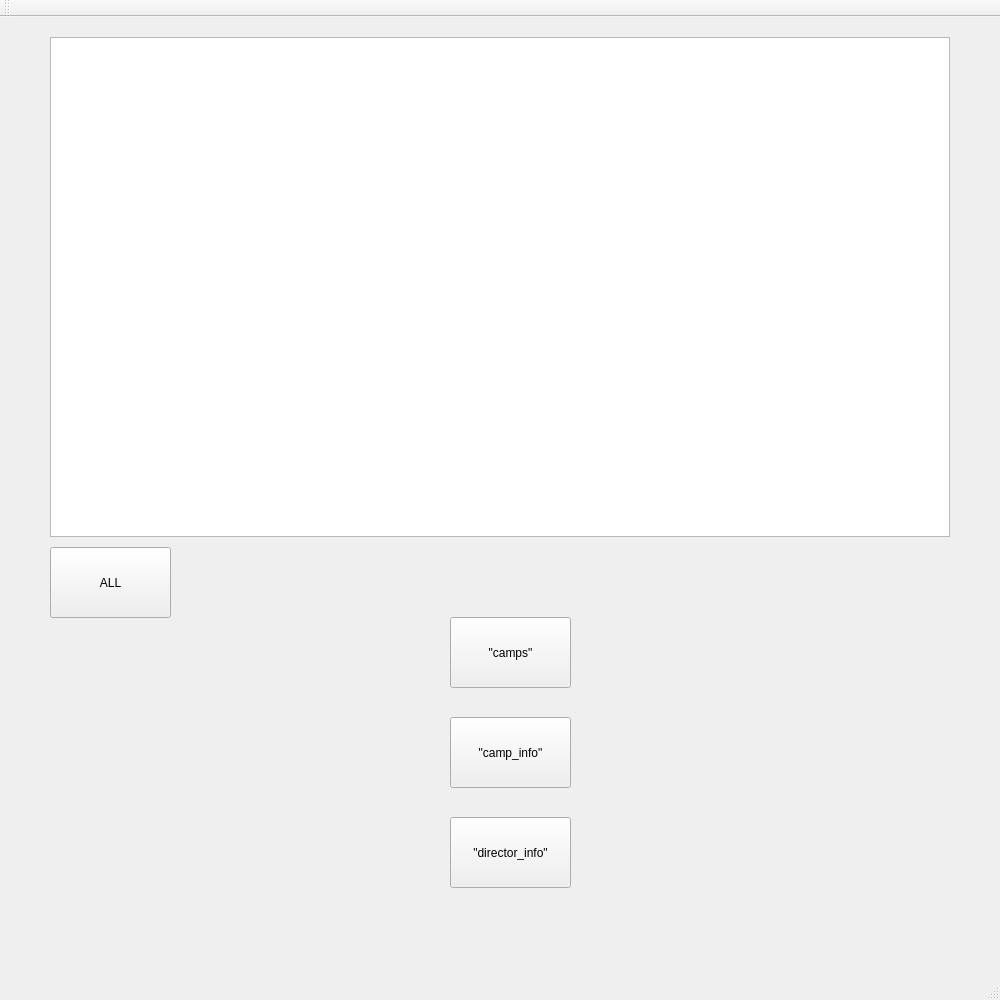
<?xml version="1.0" encoding="UTF-8"?>
<ui version="4.0">
 <class>MainWindow</class>
 <widget class="QMainWindow" name="MainWindow">
  <property name="geometry">
   <rect>
    <x>0</x>
    <y>0</y>
    <width>1000</width>
    <height>1000</height>
   </rect>
  </property>
  <property name="minimumSize">
   <size>
    <width>1000</width>
    <height>1000</height>
   </size>
  </property>
  <property name="maximumSize">
   <size>
    <width>1000</width>
    <height>1000</height>
   </size>
  </property>
  <property name="windowTitle">
   <string>MainWindow</string>
  </property>
  <widget class="QWidget" name="centralWidget">
   <widget class="QTableView" name="tableView">
    <property name="geometry">
     <rect>
      <x>50</x>
      <y>20</y>
      <width>900</width>
      <height>500</height>
     </rect>
    </property>
    <property name="minimumSize">
     <size>
      <width>900</width>
      <height>500</height>
     </size>
    </property>
    <property name="maximumSize">
     <size>
      <width>900</width>
      <height>500</height>
     </size>
    </property>
    <attribute name="horizontalHeaderCascadingSectionResizes">
     <bool>false</bool>
    </attribute>
    <attribute name="horizontalHeaderShowSortIndicator" stdset="0">
     <bool>false</bool>
    </attribute>
    <attribute name="horizontalHeaderStretchLastSection">
     <bool>false</bool>
    </attribute>
   </widget>
   <widget class="QPushButton" name="pushButton">
    <property name="geometry">
     <rect>
      <x>450</x>
      <y>600</y>
      <width>121</width>
      <height>71</height>
     </rect>
    </property>
    <property name="text">
     <string> &quot;camps&quot; </string>
    </property>
    <property name="checkable">
     <bool>false</bool>
    </property>
   </widget>
   <widget class="QPushButton" name="pushButton_2">
    <property name="geometry">
     <rect>
      <x>450</x>
      <y>700</y>
      <width>121</width>
      <height>71</height>
     </rect>
    </property>
    <property name="text">
     <string>&quot;camp_info&quot;</string>
    </property>
   </widget>
   <widget class="QPushButton" name="pushButton_3">
    <property name="geometry">
     <rect>
      <x>450</x>
      <y>800</y>
      <width>121</width>
      <height>71</height>
     </rect>
    </property>
    <property name="text">
     <string>&quot;director_info&quot;</string>
    </property>
   </widget>
   <widget class="QPushButton" name="pushButton_4">
    <property name="geometry">
     <rect>
      <x>50</x>
      <y>530</y>
      <width>121</width>
      <height>71</height>
     </rect>
    </property>
    <property name="text">
     <string>ALL</string>
    </property>
    <property name="checkable">
     <bool>false</bool>
    </property>
   </widget>
  </widget>
  <widget class="QMenuBar" name="menuBar">
   <property name="geometry">
    <rect>
     <x>0</x>
     <y>0</y>
     <width>1000</width>
     <height>26</height>
    </rect>
   </property>
  </widget>
  <widget class="QToolBar" name="mainToolBar">
   <attribute name="toolBarArea">
    <enum>TopToolBarArea</enum>
   </attribute>
   <attribute name="toolBarBreak">
    <bool>false</bool>
   </attribute>
  </widget>
  <widget class="QStatusBar" name="statusBar"/>
 </widget>
 <layoutdefault spacing="6" margin="11"/>
 <resources/>
 <connections/>
</ui>
